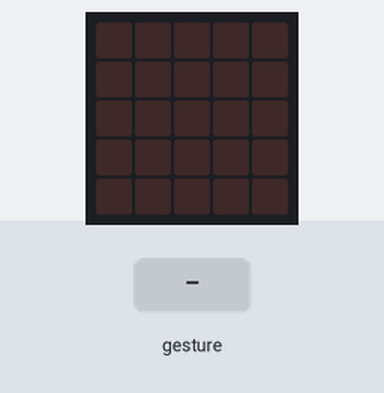
Simulated run of this program. Board: BBC micro:bit running MicroPython. On the bench: the board's 5×5 LED display. The test bench sets the inputs (shaded band).

Above: at 1.2 s.
1.3 s: sound turns loud
At 2.1 s:
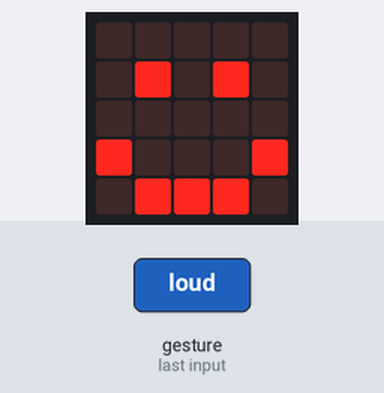
Timing chart, 0 to 4.3 s (numbered marks = the images above; inputs shaded):
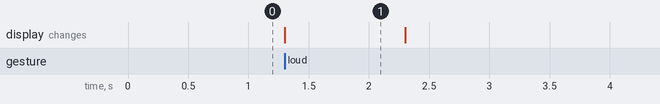

The program:

main.py
```python
from microbit import *

while True:
    if microphone.was_event(SoundEvent.LOUD):
        display.show(Image.HAPPY)
        sleep(1000)
        display.clear()
```

Measured:
- after the input at 1.3 s, the display: changes at once (image 1)
- what the display in image 1 shows lasts 1.0 s, from 1.3 s to 2.3 s
